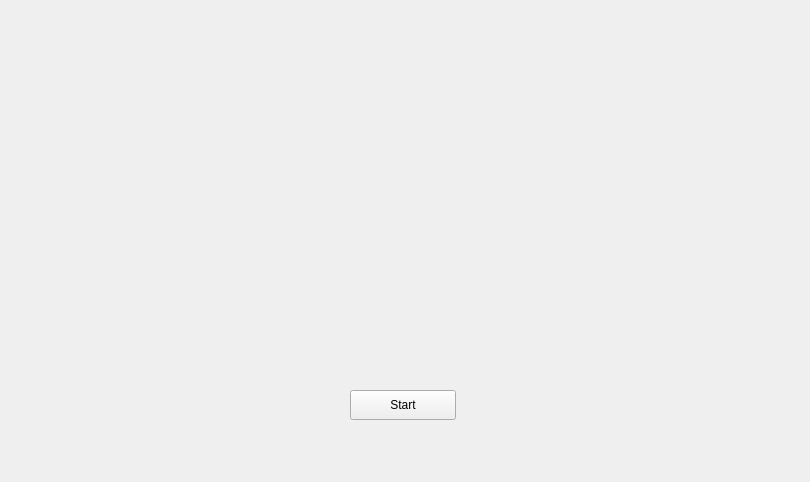
<?xml version="1.0" encoding="UTF-8"?>
<ui version="4.0">
 <class>StartWindow</class>
 <widget class="QWidget" name="StartWindow">
  <property name="geometry">
   <rect>
    <x>0</x>
    <y>0</y>
    <width>810</width>
    <height>482</height>
   </rect>
  </property>
  <property name="windowTitle">
   <string>Form</string>
  </property>
  <widget class="QPushButton" name="pushButton">
   <property name="geometry">
    <rect>
     <x>350</x>
     <y>390</y>
     <width>106</width>
     <height>30</height>
    </rect>
   </property>
   <property name="text">
    <string>Start</string>
   </property>
  </widget>
 </widget>
 <resources/>
 <connections/>
</ui>
